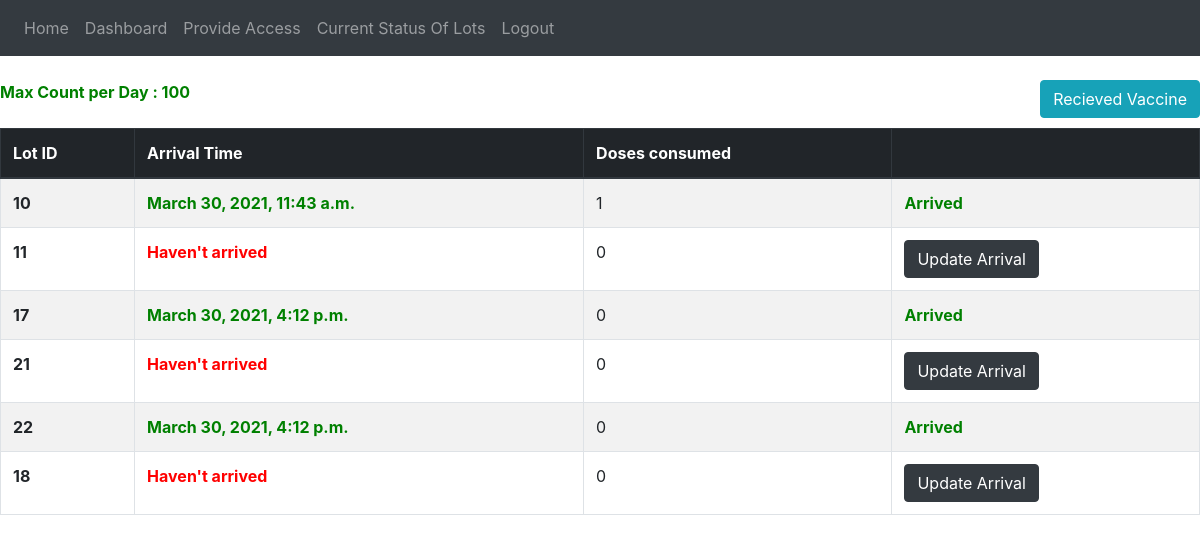
Page /dashboard/center/kalyan/ (signed in) on the committed database.
### vaccine_app/models.py (models this page shows, shortened)
class Center(models.Model):
    centerPrimaryKey = models.AutoField(primary_key=True)
    centerId = models.UUIDField(default=uuid.uuid4, editable=False, unique=True)
    district = models.ForeignKey(District, on_delete=models.CASCADE, related_name="Center")
    name = models.CharField(max_length=255, unique=True)
    maxCountPerDate = models.IntegerField(default=10)
    population = models.IntegerField(default=1)

class CenterVaccineData(models.Model):
    center = models.ForeignKey(Center, on_delete=models.CASCADE, related_name="centerVaccine")
    lot = models.OneToOneField(VaccineLot, on_delete=models.CASCADE, related_name="centerVaccine")
    arrivalTimestamp = models.DateTimeField(blank = True, null=True, default=None)

class VaccineLot(models.Model):
    lotId = models.AutoField(primary_key=True)
    status=models.CharField(max_length = 20, choices = lot_status, default = 'produced')
    productionTimestamp = models.DateTimeField(auto_now_add=True)
    departureTimestamp = models.DateTimeField(blank = True, null=True, default=None)
    countOfDosesConsumed = models.IntegerField(default = 0)

### vaccine_app/views.py (the view)
# urls.py: path('dashboard/center/<name>/',views.center_dash,name='center_dash'),
@login_required
def center_dash(request,name):
    if name=="":
        return redirect('dashboard')
    if verify(request,"center",name):
        center_obj=Center.objects.get(name=name)
        vaccine_lots = CenterVaccineData.objects.filter(center = center_obj)
        return render(request,'center_dash.html',{'center_obj':center_obj,'vaccine_lots':vaccine_lots,'name':name})
    else:
        return redirect('dashboard')

### templates/center_dash.html
{% extends 'base.html' %}
{% block content %}
        <br>
        <a href="/center/{{name}}/receiverVaccination/" style="float: right;"><button type="button" class="btn btn-info">Recieved Vaccine</button></a>
        {% if center_obj.maxCountPerDate == 10 %}
        <br><br>
          <form method = "POST" action="/center/{{name}}/updateMaxCountPerDate/" style="margin:50px;">
            {% csrf_token %}
            <div class="form-row">
              <div class="form-group col-md-12">
                <label for="max_count">Maximum Count per Day:</label>
                <input type="number" class="form-control" id="max_count" name="max_count" placeholder="Enter Max Count" min="1">
              </div>
            </div>
            <button class="btn btn-dark">Submit</button>
          </form>
        {% else %}
          <b style="color: green;">Max Count per Day : {{center_obj.maxCountPerDate}}</b>
        {% endif %}
        <br><br>
        <table class="table table-striped table-bordered">
            <thead>
              <tr class="thead-dark">
                <th scope="col">Lot ID</th>
                <th scope="col">Arrival Time</th>
                <th scope="col">Doses consumed</th>
                <th scope="col"></th>
              </tr>
            </thead>
            <tbody>
            {% for lot in vaccine_lots %}
              <tr>
                <th scope="row">{{ lot.lot.lotId }}</th>
                <td>
                  {% if lot.arrivalTimestamp == None %}
                    <b style="color:red;">Haven't arrived</b>
                  {% else %}
                    <b style="color:green;">{{lot.arrivalTimestamp}}</b>
                  {% endif %}
                </td>
                <td>{{lot.lot.countOfDosesConsumed}}</td>
                <td>
                  {% if lot.arrivalTimestamp == None %}
                    <a href="/center/{{name}}/updateArrivalTimeCenter/{{ lot.lot.lotId }}"><button type="button" class="btn btn-dark">Update Arrival</button></a>
                  {% else %}
                    <b style="color:green;">Arrived</b>
                  {% endif %}
              </tr>
            {% endfor %}
            </tbody>
          </table>
{% endblock content %}

### rows in the picture
Center: maxCountPerDate "100"
CenterVaccineData: lot.lotId "10", arrivalTimestamp "March 30, 2021, 11:43 a.m.", lot.countOfDosesConsumed "1", shows "Arrived"
CenterVaccineData: lot.lotId "11", shows "Haven't arrived", lot.countOfDosesConsumed "0"
CenterVaccineData: lot.lotId "17", arrivalTimestamp "March 30, 2021, 4:12 p.m.", lot.countOfDosesConsumed "0", shows "Arrived"
CenterVaccineData: lot.lotId "21", shows "Haven't arrived", lot.countOfDosesConsumed "0"
CenterVaccineData: lot.lotId "22", arrivalTimestamp "March 30, 2021, 4:12 p.m.", lot.countOfDosesConsumed "0", shows "Arrived"
CenterVaccineData: lot.lotId "18", shows "Haven't arrived", lot.countOfDosesConsumed "0"
